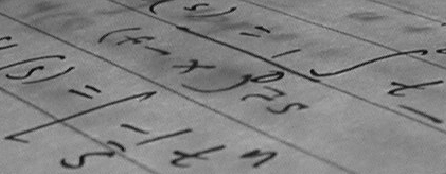
#> input picture PA/PA1_classical_vision/hand_writting.png, 446 x 174 px, found by its file name
$ python harriscorner.py
#> lines starting #> are read from the running program, lines starting #| are printed output that depends on the picture
### PA/PA1_classical_vision/src/utils.py
import cv2
import matplotlib.pyplot as plt
from mpl_toolkits.mplot3d import Axes3D
import numpy as np

def read_img(path):
#> called with path = 'hand_writting.png'
    return cv2.imread(path, cv2.IMREAD_GRAYSCALE)
#> returned value is the input picture: shape (174, 446); min 10, max 197, mean 129.3

def write_img(path, img):
    cv2.imwrite(path, img)

def draw_corner(img_path, save_path, coner_list):
    vis_img = cv2.imread(img_path)
    for point in coner_list:
        cv2.circle(vis_img, (int(point[1]), int(point[0])), 2, (0,0,255), -1)

    write_img(save_path, vis_img)


def plane_func(pf, p_xy):
    return (pf[0]*p_xy[:,0] + pf[1]*p_xy[:,1] + pf[3])/-pf[2]

# [12 lines left out: function draw_save_plane_with_points, not called in this run]

def normalize(pf):
    return pf / np.linalg.norm(pf) * np.sign(pf[0])


### PA/PA1_classical_vision/src/convolve.py
import numpy as np
from utils import read_img, write_img

def padding(img, padding_size, type):
    """
        The function you need to implement for Q1 a).
        Inputs:
            img: array(float)
            padding_size: int
            type: str, zeroPadding/replicatePadding
        Outputs:
            padding_img: array(float)
    """
#> called with padding_size = 1, type = 'replicatePadding'
    h, w = img.shape
#> h = 174; w = 446
    padding_img = np.zeros((h + 2 * padding_size, w + 2 * padding_size))
    if type=="zeroPadding":
        # Used in PyTorch style is  nn.ZeroPad2d(padding=(left, right, top, bottom))
        padding_img[padding_size:h+padding_size, padding_size:w+padding_size] = img
        return padding_img
    elif type=="replicatePadding":
        # Used in PyTorch style is nn.ReplicationPad2d(padding=(left, right, top, bottom))
        padding_img[padding_size:h+padding_size, padding_size:w+padding_size] = img
        padding_img[:padding_size, padding_size:w+padding_size] = img[0:1, :]  # Top
        padding_img[h+padding_size:, padding_size:w+padding_size] = img[-1:, :]  # Bottom
        padding_img[padding_size:h+padding_size, :padding_size] = img[:, 0:1]  # Left
        padding_img[padding_size:h+padding_size, w+padding_size:] = img[:, -1:]  # Right
        padding_img[:padding_size, :padding_size] = img[0, 0]  # Top-left
#> padding_img: shape (176, 448) float64; min 0, max 0.773, mean 0.507
        padding_img[:padding_size, w+padding_size:] = img[0, -1]  # Top-right
#> padding_img: shape (176, 448) float64; min 0, max 0.773, mean 0.507
        padding_img[h+padding_size:, :padding_size] = img[-1, 0]  # Bottom-left
#> padding_img: shape (176, 448) float64; min 0, max 0.773, mean 0.507
        padding_img[h+padding_size:, w+padding_size:] = img[-1, -1]  #
#> padding_img: shape (176, 448) float64; min 0.0392, max 0.773, mean 0.507
        return padding_img
    # Else padding methods can be ConstantPad2d and ReflectionPad2d


# [44 lines left out: function convol_with_Toeplitz_matrix, not called in this run]


def convolve(img, kernel):
    """
        The function you need to implement for Q1 c).
        Inputs:
            img: array(float)
            kernel: array(float)
        Outputs:
            output: array(float)
    """
    h, w = img.shape
#> h = 176; w = 448
    k_h, k_w = kernel.shape

    out_h, out_w = h - k_h + 1, w - k_w + 1
#> out_h = 174; out_w = 446

    i, j = np.meshgrid(np.arange(out_h), np.arange(out_w), indexing='ij')
    i = i.reshape(-1, 1)
    j = j.reshape(-1, 1)

    di, dj = np.meshgrid(np.arange(k_h), np.arange(k_w), indexing='ij')
    di = di.reshape(1, -1)
    dj = dj.reshape(1, -1)

    i_pos = i + di
    j_pos = j + dj

    windows = img[i_pos, j_pos]

    kernel_flipped = np.flip(np.flip(kernel, 0), 1).reshape(-1)
    output = np.dot(windows, kernel_flipped).reshape(out_h, out_w)

    return output


# [5 lines left out: function Gaussian_filter, not called in this run]

def Sobel_filter_x(img):
    padding_img = padding(img, 1, "replicatePadding")
    sobel_kernel_x = np.array([[-1,0,1],[-2,0,2],[-1,0,1]])
    output = convolve(padding_img, sobel_kernel_x)
    return np.clip(output, 0, 1)

def Sobel_filter_y(img):
    padding_img = padding(img, 1, "replicatePadding")
    sobel_kernel_y = np.array([[-1,-2,-1],[0,0,0],[1,2,1]])
    output = convolve(padding_img, sobel_kernel_y)
#> in convolve (call 2), `output = np.dot(windows, kernel_flipped).reshape(out_h, out_w)`:
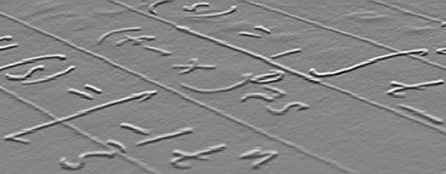
#> output: shape (174, 446) float64; min -2.05, max 1.85, mean -0.0043; drawn with min black and max white
    return np.clip(output, 0, 1)
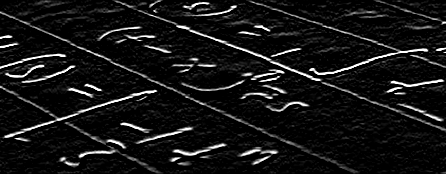
#> returned value: shape (174, 446) float64; min 0, max 1, mean 0.0834

# [5 lines left out: function Sharpening_filter, not called in this run]

# [35 lines that do not run on import are left out]


### PA/PA1_classical_vision/src/harriscorner.py
import numpy as np
from utils import read_img, draw_corner
from convolve import convolve, Sobel_filter_x, Sobel_filter_y, padding


def corner_response_function(input_img, window_size, alpha, threshold):
    """
        The function you need to implement for Q3.
        Inputs:
            input_img: array(float)
            window_size: int
            alpha: float
            threshold: float
        Outputs:
            corner_list: array
    """

    # please solve the corner_response_function of each window,
    # and keep windows with theta > threshold.
    # you can use several functions from HM1_Convolve to get
    # I_xx, I_yy, I_xy as well as the convolution result.
    # for detials of corner_response_function, please refer to the slides.

    # 直接使用Sobel滤波器计算梯度，内部已经包含了padding
    I_x = Sobel_filter_x(input_img)
    I_y = Sobel_filter_y(input_img)

    # Compute products of derivatives
    I_xx = I_x * I_x
    I_yy = I_y * I_y
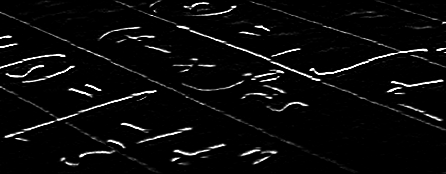
#> I_yy: shape (174, 446) float64; min 0, max 1, mean 0.0452
    I_xy = I_x * I_y

    # 对导数积进行填充，以便使用窗口卷积
    pad_size = window_size // 2
    I_xx_padded = padding(I_xx, pad_size, "replicatePadding")
#> in padding (call 3), `padding_img[:padding_size, padding_size:w+padding_size] = img[0:1, :]`: padding_img: shape (180, 452) float64; min 0, max 1, mean 0.0106
#> in padding (call 3), `padding_img[h+padding_size:, padding_size:w+padding_size] = img[-1:, :]`: padding_img: shape (180, 452) float64; min 0, max 1, mean 0.0107
#> in padding (call 3), `padding_img[padding_size:h+padding_size, :padding_size] = img[:, 0:1]`: padding_img: shape (180, 452) float64; min 0, max 1, mean 0.0107
#> in padding (call 3), `padding_img[padding_size:h+padding_size, w+padding_size:] = img[:, -1:]`: padding_img: shape (180, 452) float64; min 0, max 1, mean 0.0107
#> in padding (call 3), `padding_img[h+padding_size:, w+padding_size:] = img[-1, -1]`: padding_img: shape (180, 452) float64; min 0, max 1, mean 0.0107
    I_yy_padded = padding(I_yy, pad_size, "replicatePadding")
#> in padding (call 4), `padding_img[:padding_size, padding_size:w+padding_size] = img[0:1, :]`: padding_img: shape (180, 452) float64; min 0, max 1, mean 0.0432
#> in padding (call 4), `padding_img[h+padding_size:, padding_size:w+padding_size] = img[-1:, :]`: padding_img: shape (180, 452) float64; min 0, max 1, mean 0.0432
#> in padding (call 4), `padding_img[padding_size:h+padding_size, :padding_size] = img[:, 0:1]`: padding_img: shape (180, 452) float64; min 0, max 1, mean 0.0435
#> in padding (call 4), `padding_img[padding_size:h+padding_size, w+padding_size:] = img[:, -1:]`: padding_img: shape (180, 452) float64; min 0, max 1, mean 0.0437
#> in padding (call 4), `padding_img[h+padding_size:, w+padding_size:] = img[-1, -1]`: padding_img: shape (180, 452) float64; min 0, max 1, mean 0.0437
    I_xy_padded = padding(I_xy, pad_size, "replicatePadding")
#> in padding (call 5), `padding_img[:padding_size, padding_size:w+padding_size] = img[0:1, :]`: padding_img: shape (180, 452) float64; min 0, max 1, mean 0.00768
#> in padding (call 5), `padding_img[h+padding_size:, padding_size:w+padding_size] = img[-1:, :]`: padding_img: shape (180, 452) float64; min 0, max 1, mean 0.00769
#> in padding (call 5), `padding_img[padding_size:h+padding_size, :padding_size] = img[:, 0:1]`: padding_img: shape (180, 452) float64; min 0, max 1, mean 0.00774
#> in padding (call 5), `padding_img[padding_size:h+padding_size, w+padding_size:] = img[:, -1:]`: padding_img: shape (180, 452) float64; min 0, max 1, mean 0.00777
#> in padding (call 5), `padding_img[h+padding_size:, w+padding_size:] = img[-1, -1]`: padding_img: shape (180, 452) float64; min 0, max 1, mean 0.00777

    # Generate Gaussian window for better weighting
    def gaussian_window(size, sigma=1.0):
        x, y = np.mgrid[-size//2 + 1:size//2 + 1, -size//2 + 1:size//2 + 1]
        g = np.exp(-((x**2 + y**2)/(2.0*sigma**2)))
        return g/g.sum()

    # Use Gaussian window instead of uniform window for better results
    window = gaussian_window(window_size, sigma=1.0)

    # Apply window to the derivative products using convolution
    S_xx = convolve(I_xx_padded, window)
    S_yy = convolve(I_yy_padded, window)
#> in convolve (call 4), `output = np.dot(windows, kernel_flipped).reshape(out_h, out_w)`:
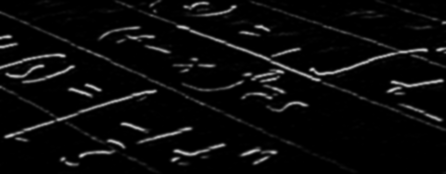
#> output: shape (174, 446) float64; min 0, max 0.796, mean 0.0452
    S_xy = convolve(I_xy_padded, window)

    # Calculate the Harris corner response function R
    # R = det(M) - alpha * (trace(M))^2
    # where M is the structure tensor [[S_xx, S_xy], [S_xy, S_yy]]
    det_M = S_xx * S_yy - S_xy * S_xy  # determinant
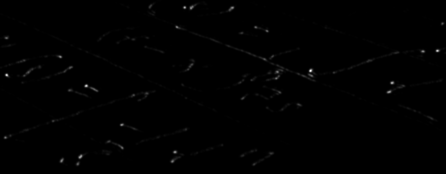
#> det_M: shape (174, 446) float64; min 0, max 0.144, mean 0.000654; drawn with min black and max white
    trace_M = S_xx + S_yy  # trace
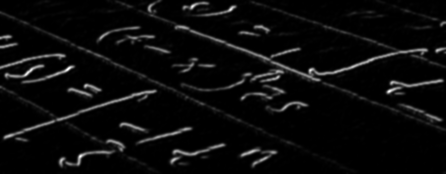
#> trace_M: shape (174, 446) float64; min 0, max 1.25, mean 0.0562; drawn with min black and max white
    R = det_M - alpha * (trace_M ** 2)
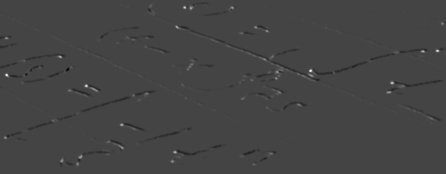
#> R: shape (174, 446) float64; min -0.038, max 0.103, mean -3.99e-05; drawn with min black and max white

    # 对R图像进行填充，便于后续局部最大值检测
    R_padded = padding(R, 1, "replicatePadding")
#> in padding (call 6), `padding_img[:padding_size, padding_size:w+padding_size] = img[0:1, :]`: padding_img: shape (176, 448) float64; min -0.038, max 0.103, mean -3.93e-05
#> in padding (call 6), `padding_img[h+padding_size:, padding_size:w+padding_size] = img[-1:, :]`: padding_img: shape (176, 448) float64; min -0.038, max 0.103, mean -3.93e-05
#> in padding (call 6), `padding_img[padding_size:h+padding_size, :padding_size] = img[:, 0:1]`: padding_img: shape (176, 448) float64; min -0.038, max 0.103, mean -4.04e-05
#> in padding (call 6), `padding_img[padding_size:h+padding_size, w+padding_size:] = img[:, -1:]`: padding_img: shape (176, 448) float64; min -0.038, max 0.103, mean -4.07e-05
#> in padding (call 6), `padding_img[:padding_size, w+padding_size:] = img[0, -1]`: padding_img: shape (176, 448) float64; min -0.038, max 0.103, mean -4.07e-05

    # Normalize R values to [0,1] range for easier thresholding
    R_min = np.min(R)
#> R_min = -0.038
    R_max = np.max(R)
#> R_max = 0.103
    if R_max > R_min:
        R_normalized = (R - R_min) / (R_max - R_min)
    else:
        R_normalized = R

    # Find corner points where R is above threshold
    corner_list = []
    height, width = R.shape
#> height = 174; width = 446

    for i in range(height):
        for j in range(width):
            if R_normalized[i, j] > threshold / 100.0:
                # 使用填充后的R来检查局部最大值，避免边界问题
                # 注意索引需要+1，因为R_padded比R多出一圈填充
                neighborhood = R_padded[i:i+3, j:j+3]
                if R_padded[i+1, j+1] == np.max(neighborhood):
                    corner_list.append([i, j, R[i, j]])
#> after the loop, corner_list = 79 items, first 6: [5, 151, 0.0132], [7, 184, 0.0821], [7, 232, 0.045], [8, 190, 0.05], [9, 229, 0.0131], [23, 442, 0.0364]

    # 如果检测到的角点太少，使用自适应阈值
    if len(corner_list) < 10:
        print(f"Only {len(corner_list)} corners detected. Using adaptive threshold.")
        # 获取响应值排名前N的点
        indices = np.argsort(R.flatten())[-100:]  # 获取前100个点
        corner_list = []

        for idx in indices:
            i, j = idx // width, idx % width
            # 使用填充后的R进行局部最大值检测
            if i > 0 and j > 0 and i < height-1 and j < width-1:
                neighborhood = R_padded[i:i+3, j:j+3]
                if R_padded[i+1, j+1] == np.max(neighborhood):
                    corner_list.append([i, j, R[i, j]])

    return np.array(corner_list) # array, each row contains information about one corner, namely (index of row, index of col, theta)


if __name__=="__main__":
    # Load the input images
    input_img = read_img("hand_writting.png")/255.

    # You can adjust the parameters to fit your own implementation
    window_size = 7
    alpha = 0.033
    threshold = 35  # Lower threshold value to detect more corners

    corner_list = corner_response_function(input_img, window_size, alpha, threshold)
#> corner_list = 79 rows, first 8: [5, 151, 0.0132], [7, 184, 0.0821], [7, 232, 0.045], [8, 190, 0.05], [9, 229, 0.0131], [23, 442, 0.0364], [27, 177, 0.055], [27, 255, 0.0428]

    # Check if corners were detected
    if len(corner_list) == 0:
        print("No corners detected. Please try adjusting the parameters.")
        exit()

    # NMS
    corner_list_sorted = sorted(corner_list, key=lambda x: x[2], reverse=True)
#> corner_list_sorted = 79 items, first 6: [70, 310, 0.103], [75, 6, 0.0969], [85, 86, 0.0877], [50, 437, 0.0855], [7, 184, 0.0821], [83, 392, 0.0643]
    NML_selected = []
    NML_selected.append(corner_list_sorted[0][:-1])
    dis = 10
    for i in corner_list_sorted:
        for j in NML_selected:
            if(abs(i[0] - j[0]) <= dis and abs(i[1] - j[1]) <= dis):
                break
        else:
            NML_selected.append(i[:-1])
#> this loop made 79 passes
#> i on passes 1 to 12: [70, 310, 0.103], [75, 6, 0.0969], [85, 86, 0.0877], [50, 437, 0.0855], [7, 184, 0.0821], [83, 392, 0.0643], [51, 423, 0.063], [152, 175, 0.0594], [56, 60, 0.0565], [124, 121, 0.0557], [27, 177, 0.055], [8, 190, 0.05]
#> after the loop, NML_selected = 49 pairs, first value 5 to 164, second value 5 to 442

    # save results
    draw_corner("hand_writting.png", "result/HarrisCorner/harriscorner.png", NML_selected)
#> the loop in draw_corner, `for point in coner_list:` made 49 passes
#> point on passes 1 to 12: [70, 310], [75, 6], [85, 86], [50, 437], [7, 184], [83, 392], [51, 423], [152, 175], [56, 60], [124, 121], [27, 177], [157, 80]
